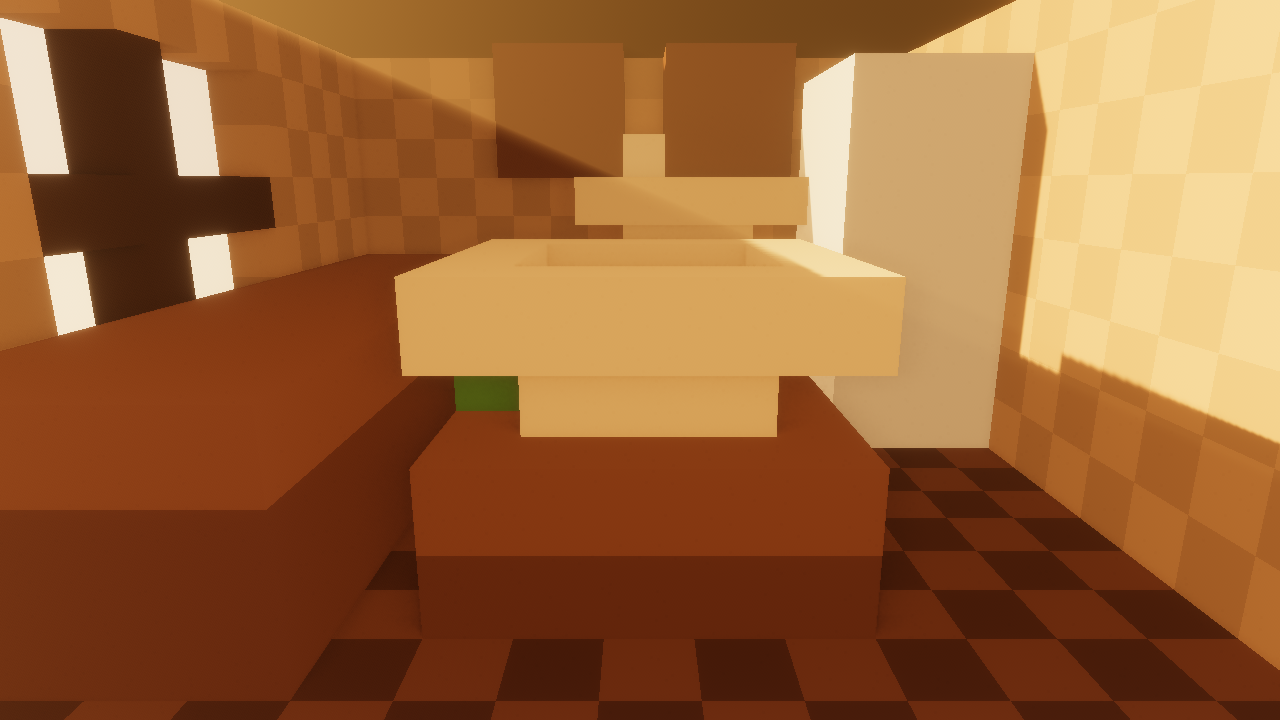
#> input picture hero-golden-a.png, 1280 x 720 px; the run also reads 1 picture not shown here
$ python _flamingo_g7_bands.py ../hero-golden-a.png ../hero-golden-b.png out.png
#> lines starting #> are read from the running program, lines starting #| are printed output that depends on the picture
#!/usr/bin/env python3
"""Eye-check panel for the stone-collateral table in the G7 report.

The scar this exists for: per-axis numbers can all move the "right" way while
the frame is visibly wrong, so every number in the report gets a panel a human
can look at. Left = haze off (G6 frame), middle = shipped haze, right = the
stone mask coloured by |delta| so the depth gradient is visible rather than
asserted. The two horizontal rules are the tercile cuts the numbers use.

Usage: _flamingo_g7_bands.py <hazeoff.png> <ship.png> <out.png>
"""
import colorsys
import sys

from PIL import Image, ImageDraw


def hsv(p):
    h, s, v = colorsys.rgb_to_hsv(p[0] / 255, p[1] / 255, p[2] / 255)
    return h * 360, s * 100, v * 100


off_im = Image.open(sys.argv[1]).convert("RGB")
#> off_im is the input picture: PIL image 1280x720 RGB; mean R, G, B 153.9, 98.9, 53.5
on_im = Image.open(sys.argv[2]).convert("RGB")
if off_im.size != on_im.size:
    raise SystemExit("! size mismatch")
W, H = off_im.size
#> W = 1280; H = 720
op, np_ = off_im.load(), on_im.load()

stone = []
for y in range(H):
    for x in range(W):
        h, s, v = hsv(op[x, y])
        if not (180 <= h <= 260 and s > 12 and v > 40):
            if (h < 40 or h > 330) and s > 12 and v > 25:
                stone.append((x, y))

ys = sorted(y for _, y in stone)
c1, c2 = ys[len(ys) // 3], ys[2 * len(ys) // 3]

# delta panel: black frame, stone pixels lit by |delta| (max channel), hot = moved most
d_im = Image.new("RGB", (W, H), (10, 10, 14))
dp = d_im.load()
for x, y in stone:
    d = max(abs(op[x, y][i] - np_[x, y][i]) for i in range(3))
    t = min(1.0, d / 60.0)
    dp[x, y] = (int(255 * t), int(90 * t), int(40 + 160 * (1 - t)))

sheet = Image.new("RGB", (W * 3, H + 26), (16, 16, 20))
for i, im in enumerate((off_im, on_im, d_im)):
    sheet.paste(im, (W * i, 26))
#> this loop made 3 passes
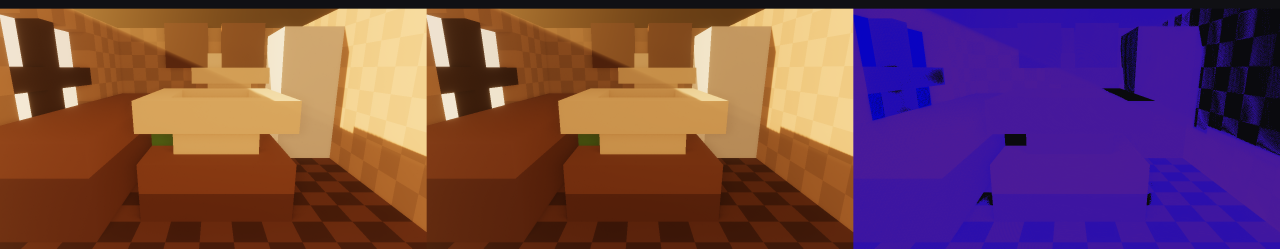
#> sheet: PIL image 3840x746 RGB (shown at 1/3 size); mean R, G, B 113.6, 67.7, 80.2

dr = ImageDraw.Draw(sheet)
for i, label in enumerate(("hazeoff (G6 frame)", "ship (haze default)",
                           "stone mask, |delta| -- hot = moved most")):
    dr.text((W * i + 8, 8), label, fill=(230, 230, 235))
for cy, name in ((c1, "far / mid cut"), (c2, "mid / near cut")):
    dr.line([(0, 26 + cy), (W * 3, 26 + cy)], fill=(80, 200, 255), width=1)
    dr.text((6, 26 + cy + 3), name, fill=(80, 200, 255))
#> this loop made 2 passes
#> (cy, name) on passes 1 to 2: (265, 'far / mid cut'), (503, 'mid / near cut')

sheet.save(sys.argv[3])
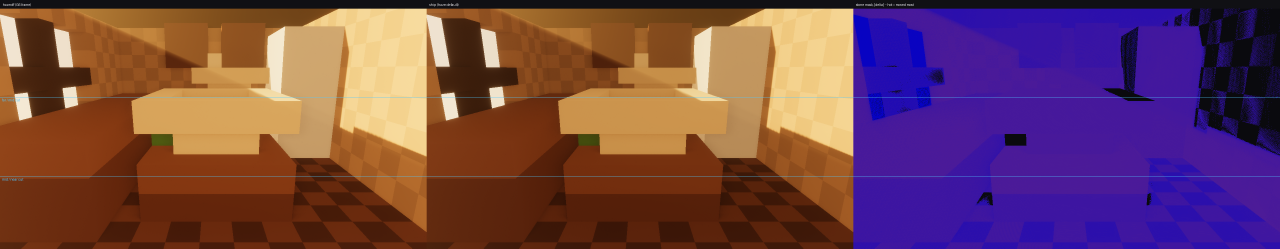
#> saved as out.png: PIL image 3840x746 RGB (shown at 1/3 size); mean R, G, B 113.5, 68.2, 80.7
print(f"wrote {sys.argv[3]}  ({sheet.size[0]}x{sheet.size[1]})  cuts y={c1}/{c2}")
#| wrote out.png  (3840x746)  cuts y=265/503
